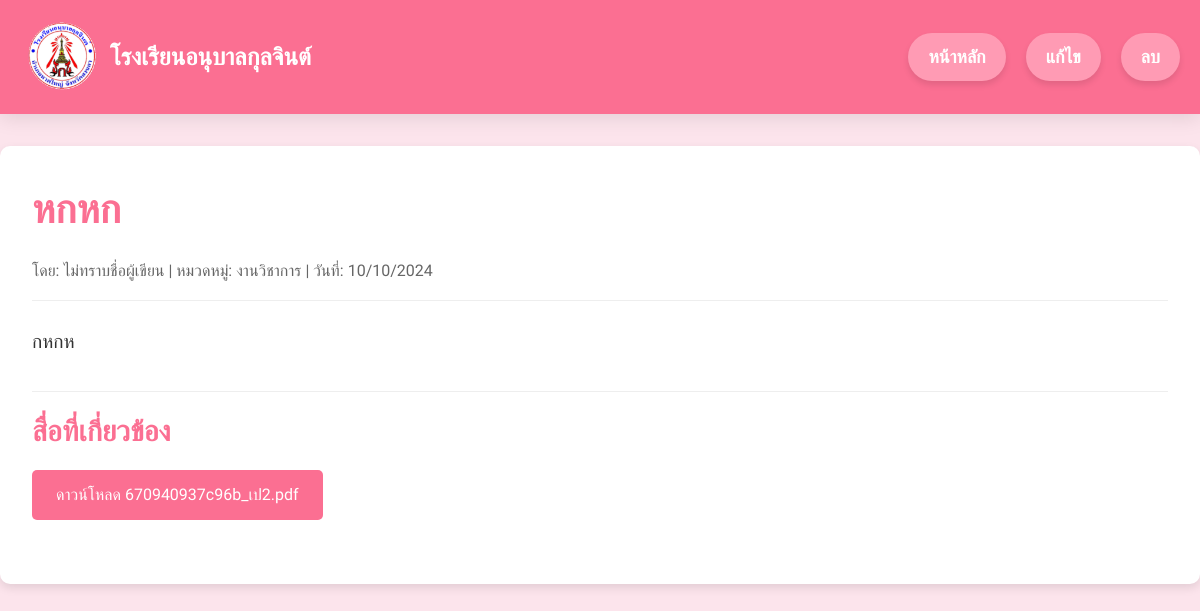
Page /P2/HOME/manage/news_detail.php?id=14 on the committed database.
### tables this page shows
CREATE TABLE `articles` (
  `id` int(11) NOT NULL,
  `title` varchar(255) NOT NULL,
  `description` text DEFAULT NULL,
  `author_id` int(11) DEFAULT NULL,
  `category_id` int(11) DEFAULT NULL,
  `created_at` timestamp NOT NULL DEFAULT current_timestamp()
);

CREATE TABLE `categories` (
  `id` int(11) NOT NULL,
  `name` varchar(100) NOT NULL,
  `slug` varchar(100) NOT NULL
);

CREATE TABLE `media` (
  `id` int(11) NOT NULL,
  `file_name` varchar(255) NOT NULL,
  `file_type` varchar(50) NOT NULL,
  `file_path` varchar(255) NOT NULL,
  `duration` int(11) DEFAULT NULL COMMENT 'ระยะเวลาของวิดีโอเป็นวินาที'
);

### P2/HOME/manage/news_detail.php (the view, shortened to what this page needs)
<?php
require_once '../db.php';
if (isset($_GET['id'])) {
    $article_id = intval($_GET['id']);
    $sql_article = "SELECT a.title, a.description, a.created_at,
                           IFNULL(ad.first_name, 'ไม่ทราบชื่อผู้เขียน') AS author_name,
                           c.name AS category_name
                    FROM articles a
                    LEFT JOIN admin ad ON a.author_id = ad.id
                    LEFT JOIN categories c ON a.category_id = c.id
                    WHERE a.id = ?";
    $stmt_article = $conn->prepare($sql_article);
    $stmt_article->bind_param("i", $article_id);
    $stmt_article->execute();
    $article_result = $stmt_article->get_result();
    $article = $article_result->fetch_assoc();
    $sql_media = "SELECT m.file_name, m.file_type
                  FROM media m
                  INNER JOIN article_media am ON m.id = am.media_id
                  WHERE am.article_id = ?";
    $stmt_media = $conn->prepare($sql_media);
    $stmt_media->bind_param("i", $article_id);
    $stmt_media->execute();
    $media_result = $stmt_media->get_result();
    $media_files = $media_result->fetch_all(MYSQLI_ASSOC);
    usort($media_files, function($a, $b) {
        $order = ['pdf' => 1, 'video' => 2, 'image' => 3];
        return $order[$a['file_type']] - $order[$b['file_type']];
    });
} else {
    die("ไม่พบรหัสบทความ.");
}
?>
<!DOCTYPE html>
<html lang="th">
<head>
</head>
<body>
    <header class="header">
        <div class="header-content">
            <img src="logo.png" alt="Logo" class="logo">
            <h1 class="school-name">โรงเรียนอนุบาลกุลจินต์</h1>
        </div>
        <div class="nav-links">
            <a href="/P2/HOME/manage/page.php">หน้าหลัก</a>
            <a href="/P2/HOME/edit.php?id=<?= $article_id ?>">แก้ไข</a>
            <a href="/P2/HOME/delete.php?id=<?= $article_id ?>" onclick="return confirm('คุณต้องการลบบทความนี้หรือไม่?')">ลบ</a>
        </div>
    </header>
    <div class="container">
        <h1 class="article-title"><?= htmlspecialchars($article['title']) ?></h1>
        <div class="article-meta">
            <span>โดย: <?= htmlspecialchars($article['author_name']) ?></span> |
            <span>หมวดหมู่: <?= htmlspecialchars($article['category_name']) ?></span> |
            <span>วันที่: <?= date('d/m/Y', strtotime($article['created_at'])) ?></span>
        </div>
        <div class="article-content">
            <?= nl2br(htmlspecialchars($article['description'])) ?>
        </div>
        <div class="media">
            <h2>สื่อที่เกี่ยวข้อง</h2>
            <?php if (!empty($media_files)): ?>
                <?php foreach ($media_files as $media): ?>
                    <?php
                    $file_name = htmlspecialchars($media['file_name']);
                    $file_type = $media['file_type'];
                    $file_path = '';
                    if ($file_type === 'pdf') {
                        $file_path = UPLOAD_BASE_PATH . 'pdf/' . $file_name;
                    } elseif ($file_type === 'image') {
                        $file_path = UPLOAD_BASE_PATH . 'images/' . $file_name;
                    } elseif ($file_type === 'video') {
                        $file_path = UPLOAD_BASE_PATH . 'videos/' . $file_name;
                    }
                    ?>
                    <div class="media-item">
                        <?php if ($file_type === 'pdf'): ?>
                            <a href="<?= $file_path ?>" target="_blank" class="pdf-link">ดาวน์โหลด <?= $file_name ?></a>
                        <?php elseif ($file_type === 'image'): ?>
                            <img src="<?= $file_path ?>" alt="<?= $file_name ?>" onclick="showPopupImage(this.src)">
                        <?php else: ?>
                            <p>ไฟล์นี้ไม่รองรับการแสดงผลในหน้านี้: <?= $file_name ?> (<?= $file_type ?>)</p>
                        <?php endif; ?>
                    </div>
                <?php endforeach; ?>
            <?php else: ?>
                <p>ไม่มีสื่อที่เกี่ยวข้องกับบทความนี้</p>
            <?php endif; ?>
        </div>
    </div>
</body>
</html>

### P2/HOME/manage/news_detail.php (style rules this page uses)
:root { --primary-color: #00838f; --secondary-color: #0097a7; --accent-color: #ffd54f; --text-color: #333333; --light-text-color: #ffffff; }
* { margin: 0; padding: 0; box-sizing: border-box; }
body { font-family: 'Sarabun', sans-serif; background-color: #FCE4EC; color: var(--text-color); line-height: 1.6; }
.header { background-color: #FB6F92; color: white; padding: 20px; font-size: 24px; font-weight: 600; box-shadow: 0 4px 19px rgba(0, 0, 0, 0.1); position: relative; display: flex; align-items: center; justify-content: space-between; }
.header-content { display: flex; align-items: center; justify-content: flex-start; }
.logo { width: 80px; height: auto; margin-right: 10px; }
.school-name { font-size: 24px; font-weight: bold; }
.nav-links { margin-left: auto; display: flex; justify-content: flex-end; gap: 20px; }
.nav-links a { color: white; text-decoration: none; background-color: #FF9BB4; padding: 10px 20px; font-size: 18px; border-radius: 30px; transition: background-color 0.3s ease, transform 0.3s ease; box-shadow: 0 4px 6px rgba(0, 0, 0, 0.1); }
.container { max-width: 1500px; margin: 2rem auto; padding: 2rem; background-color: white; border-radius: 10px; box-shadow: 0 4px 10px rgba(0, 0, 0, 0.1); }
.article-title { font-size: 2.5rem; font-weight: bold; color: #FB6F92; margin-bottom: 1rem; }
.article-meta { font-size: 1rem; color: #666; margin-bottom: 1.5rem; padding-bottom: 1rem; border-bottom: 1px solid #eee; }
.article-content { font-size: 1.2rem; line-height: 1.8; margin-bottom: 2rem; }
.media h2 { font-size: 1.8rem; color: #FB6F92; margin-bottom: 1rem; padding-top: 1rem; border-top: 1px solid #eee; }
.media-item { margin-bottom: 2rem; }
.pdf-link { display: inline-block; background-color: #FB6F92; color: var(--light-text-color); padding: 0.75rem 1.5rem; border-radius: 5px; text-decoration: none; transition: background-color 0.3s ease; margin-bottom: 1rem; display: block; width: max-content; }

### rows in the picture
articles: title "หกหก", category.name "งานวิชาการ", created_at "10/10/2024", description "กหกห"
media: file_name "670940937c96b_เป2.pdf"

### other values in the picture
$article['author_name'] "ไม่ทราบชื่อผู้เขียน"
